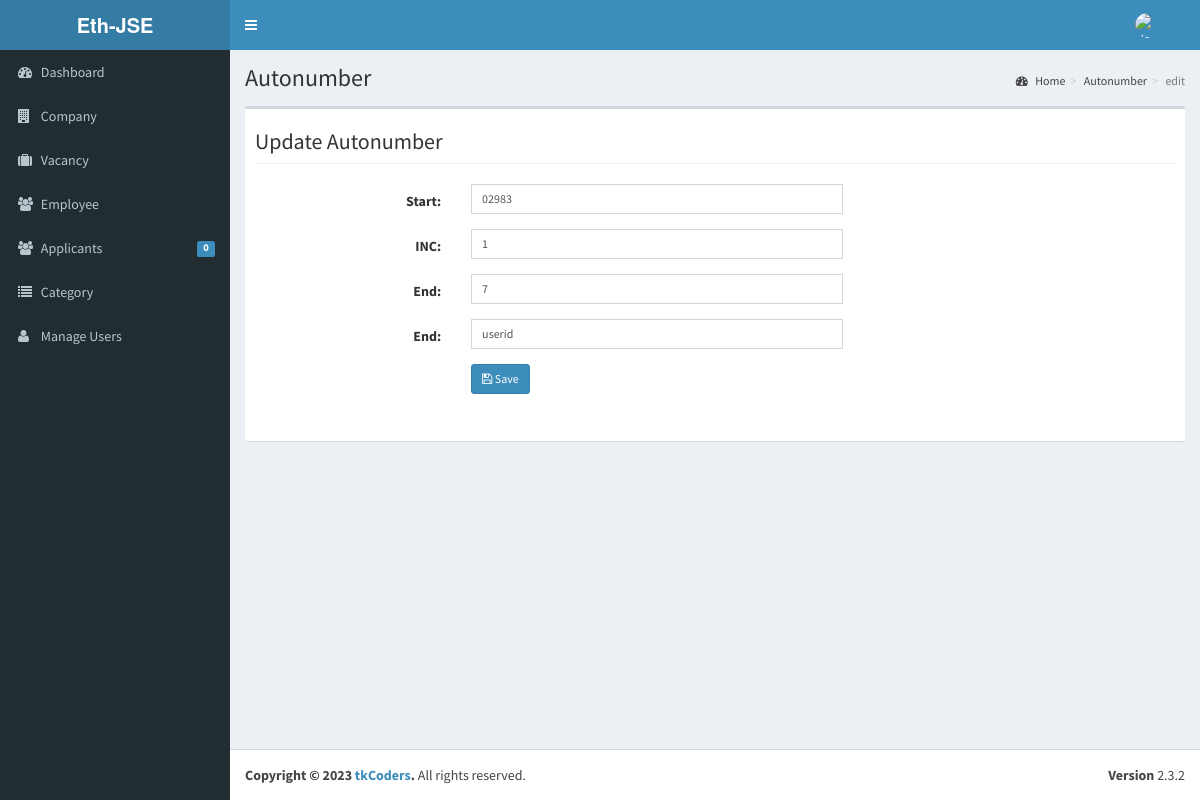
The page /admin/autonumber/index.php?view=edit&id=1 (signed in) on the database its author committed.
### tables this page shows
CREATE TABLE `tblautonumbers` (
  `AUTOID` int(11) NOT NULL,
  `AUTOSTART` varchar(30) NOT NULL,
  `AUTOEND` int(11) NOT NULL,
  `AUTOINC` int(11) NOT NULL,
  `AUTOKEY` varchar(30) NOT NULL
);

### admin/autonumber/index.php (called while the page is built, shortened)
<?php
require_once ("../theme/templates.php");
?>

### include/database.php (called while the page is built, shortened)
<?php
class Database {
	var $sql_string = '';
	private $conn;
	public function open_connection() {
		$this->conn = mysqli_connect(server,user,pass);
		if(!$this->conn){
			echo "Problem in database connection! Contact administrator!";
			exit();
		}else{
			$db_select = mysqli_select_db($this->conn,database_name);
		}
	}
	function setQuery($sql='') {
		$this->sql_string=$sql;
	}
	function executeQuery() {
		$result = mysqli_query($this->conn,$this->sql_string);
		return $result;
	}
	private function confirm_query($result) {
		return $result;
	}
	function loadSingleResult() {
		$cur = $this->executeQuery();
		while ($row = mysqli_fetch_object($cur)) {
		return $data = $row;
		}
	}
}
$mydb = new Database();
?>

### include/autonumbers.php (called while the page is built, shortened)
<?php
require_once(LIB_PATH.DS.'database.php');
class Autonumber {
	protected static  $tblname = "tblautonumbers";
  	function single_autonumber($id=""){
			global $mydb;
			$mydb->setQuery("SELECT * FROM ".self::$tblname."
				Where AUTOID= '{$id}' LIMIT 1");
			$cur = $mydb->loadSingleResult();
			return $cur;
	}
}
?>

### admin/autonumber/edit.php (the view, shortened to what this page needs)
<?php
  $AUTOKEY = $_GET['id'];
  $autonumber = New Autonumber();
  $singleauto = $autonumber->single_autonumber($AUTOKEY);
?>
 <form class="form-horizontal span6" action="controller.php?action=edit" method="POST">
            <div class="row">
         <div class="col-lg-12">
            <h1 class="page-header">Update Autonumber</h1>
          </div>
       </div>
                  <div class="form-group">
                    <div class="col-md-8">
                      <label class="col-md-4 control-label" for=
                      "AUTOSTART">Start:</label>
                      <div class="col-md-8">
                         <input class="form-control input-sm" id="AUTOSTART" name="AUTOSTART" placeholder=
                            "Start" type="text" value="<?php  echo $singleauto->AUTOSTART; ?>">
                      </div>
                    </div>
                  </div>
                     <div class="form-group">
                    <div class="col-md-8">
                      <label class="col-md-4 control-label" for=
                      "AUTOINC">INC:</label>
                      <div class="col-md-8">
                         <input class="form-control input-sm" id="AUTOINC" name="AUTOINC" placeholder=
                            "INC" type="text" value="<?php  echo $singleauto->AUTOINC; ?>">
                      </div>
                    </div>
                  </div>
                   <div class="form-group">
                    <div class="col-md-8">
                      <label class="col-md-4 control-label" for=
                      "AUTOEND">End:</label>
                      <div class="col-md-8">
                         <input class="form-control input-sm" id="AUTOEND" name="AUTOEND" placeholder=
                            "End" type="text" value="<?php  echo $singleauto->AUTOEND; ?>">
                      </div>
                    </div>
                  </div>
                   <div class="form-group">
                    <div class="col-md-8">
                      <label class="col-md-4 control-label" for=
                      "AUTOKEY">End:</label>
                      <div class="col-md-8">
                         <input class="form-control input-sm" id="AUTOKEY" name="AUTOKEY" placeholder=
                            "Key" type="text" value="<?php  echo $singleauto->AUTOKEY; ?>">
                      </div>
                    </div>
                  </div>
             <div class="form-group">
                    <div class="col-md-8">
                      <label class="col-md-4 control-label" for=
                      "idno"></label>
                      <div class="col-md-8">
                      <button class="btn btn-primary btn-sm" name="save" type="submit" ><span class="fa fa-save fw-fa"></span> Save</button>
                      </div>
                    </div>
                  </div>
        <div class="form-group">
                <div class="rows">
                  <div class="col-md-6">
                    <label class="col-md-6 control-label" for=
                    "otherperson"></label>
                    <div class="col-md-6">
                    </div>
                  </div>
                  <div class="col-md-6" align="right">
                   </div>
              </div>
              </div>
        </form>
        </div>

### rows shown on the page
tblautonumbers: AUTOSTART "02983", AUTOINC "1", AUTOEND "7", AUTOKEY "userid"

### other values the page prints
$pending->APPL "0"
$title "Autonumber"
$_GET['view'] "edit"
